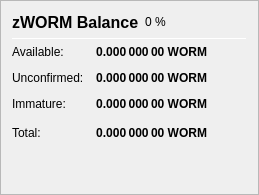
                   <widget class="QFrame" name="frame_ZerocoinBalances">
                    <property name="frameShape">
                     <enum>QFrame::StyledPanel</enum>
                    </property>
                    <property name="frameShadow">
                     <enum>QFrame::Raised</enum>
                    </property>
                    <layout class="QVBoxLayout" name="verticalLayout_7">
                     <item>
                      <layout class="QHBoxLayout" name="horizontalLayout_8" stretch="0,0,0">
                       <item>
                        <widget class="QLabel" name="label_5z_3">
                         <property name="minimumSize">
                          <size>
                           <width>0</width>
                           <height>20</height>
                          </size>
                         </property>
                         <property name="font">
                          <font>
                           <pointsize>12</pointsize>
                           <weight>75</weight>
                           <bold>true</bold>
                          </font>
                         </property>
                         <property name="text">
                          <string>zWORM Balance</string>
                         </property>
                        </widget>
                       </item>
                       <item>
                        <widget class="QLabel" name="labelzWORMPercent">
                         <property name="text">
                          <string notr="true">0 %</string>
                         </property>
                        </widget>
                       </item>
                       <item>
                        <spacer name="horizontalSpacer_11">
                         <property name="orientation">
                          <enum>Qt::Horizontal</enum>
                         </property>
                         <property name="sizeHint" stdset="0">
                          <size>
                           <width>40</width>
                           <height>20</height>
                          </size>
                         </property>
                        </spacer>
                       </item>
                      </layout>
                     </item>
                     <item>
                      <widget class="Line" name="line_ZerocoinBalance">
                       <property name="minimumSize">
                        <size>
                         <width>0</width>
                         <height>1</height>
                        </size>
                       </property>
                       <property name="maximumSize">
                        <size>
                         <width>16777215</width>
                         <height>1</height>
                        </size>
                       </property>
                       <property name="orientation">
                        <enum>Qt::Horizontal</enum>
                       </property>
                      </widget>
                     </item>
                     <item>
                      <layout class="QGridLayout" name="gridLayout_5">
                       <property name="spacing">
                        <number>12</number>
                       </property>
                       <item row="1" column="0">
                        <widget class="QLabel" name="labelzBalanceMatureText">
                         <property name="toolTip">
                          <string>Mature: more than 20 confirmation and more than 1 mint of the same denomination after it was minted.
These zWORM are spendable.</string>
                         </property>
                         <property name="text">
                          <string>Available:</string>
                         </property>
                        </widget>
                       </item>
                       <item row="1" column="1">
                        <widget class="QLabel" name="labelzBalanceMature">
                         <property name="font">
                          <font>
                           <weight>75</weight>
                           <bold>true</bold>
                          </font>
                         </property>
                         <property name="toolTip">
                          <string>Mature: more than 20 confirmation and more than 1 mint of the same denomination after it was minted.
These zWORM are spendable.</string>
                         </property>
                         <property name="text">
                          <string notr="true">0.000 000 00 WORM</string>
                         </property>
                         <property name="alignment">
                          <set>Qt::AlignRight|Qt::AlignTrailing|Qt::AlignVCenter</set>
                         </property>
                        </widget>
                       </item>
                       <item row="2" column="0">
                        <widget class="QLabel" name="labelzBalanceUnconfirmedText">
                         <property name="toolTip">
                          <string>Unconfirmed: less than 20 confirmations
Immature: confirmed, but less than 1 mint of the same denomination after it was minted</string>
                         </property>
                         <property name="text">
                          <string>Unconfirmed:</string>
                         </property>
                        </widget>
                       </item>
                       <item row="2" column="1">
                        <widget class="QLabel" name="labelzBalanceUnconfirmed">
                         <property name="font">
                          <font>
                           <weight>75</weight>
                           <bold>true</bold>
                          </font>
                         </property>
                         <property name="toolTip">
                          <string>Unconfirmed: less than 20 confirmations
Immature: confirmed, but less than 1 mint of the same denomination after it was minted</string>
                         </property>
                         <property name="text">
                          <string notr="true">0.000 000 00 WORM</string>
                         </property>
                         <property name="alignment">
                          <set>Qt::AlignRight|Qt::AlignTrailing|Qt::AlignVCenter</set>
                         </property>
                        </widget>
                       </item>
                       <item row="3" column="0">
                        <widget class="QLabel" name="labelzBalanceImmatureText">
                         <property name="toolTip">
                          <string>Unconfirmed: less than 20 confirmations
Immature: confirmed, but less than 1 mint of the same denomination after it was minted</string>
                         </property>
                         <property name="text">
                          <string>Immature:</string>
                         </property>
                        </widget>
                       </item>
                       <item row="3" column="1">
                        <widget class="QLabel" name="labelzBalanceImmature">
                         <property name="font">
                          <font>
                           <weight>75</weight>
                           <bold>true</bold>
                          </font>
                         </property>
                         <property name="toolTip">
                          <string>Unconfirmed: less than 20 confirmations
Immature: confirmed, but less than 1 mint of the same denomination after it was minted</string>
                         </property>
                         <property name="text">
                          <string notr="true">0.000 000 00 WORM</string>
                         </property>
                         <property name="alignment">
                          <set>Qt::AlignRight|Qt::AlignTrailing|Qt::AlignVCenter</set>
                         </property>
                        </widget>
                       </item>
                       <item row="4" column="0">
                        <widget class="QLabel" name="labelzBalanceText">
                         <property name="toolTip">
                          <string>Your current zWORM balance, unconfirmed and immature zWORM included.</string>
                         </property>
                         <property name="text">
                          <string>Total:</string>
                         </property>
                        </widget>
                       </item>
                       <item row="4" column="1">
                        <widget class="QLabel" name="labelzBalance">
                         <property name="font">
                          <font>
                           <weight>75</weight>
                           <bold>true</bold>
                          </font>
                         </property>
                         <property name="cursor">
                          <cursorShape>IBeamCursor</cursorShape>
                         </property>
                         <property name="toolTip">
                          <string>Your current zWORM balance, unconfirmed and immature zWORM included.</string>
                         </property>
                         <property name="text">
                          <string notr="true">0.000 000 00 WORM</string>
                         </property>
                         <property name="alignment">
                          <set>Qt::AlignRight|Qt::AlignTrailing|Qt::AlignVCenter</set>
                         </property>
                         <property name="textInteractionFlags">
                          <set>Qt::LinksAccessibleByMouse|Qt::TextSelectableByKeyboard|Qt::TextSelectableByMouse</set>
                         </property>
                        </widget>
                       </item>
                       <item row="4" column="2">
                        <spacer name="horizontalSpacer_4">
                         <property name="orientation">
                          <enum>Qt::Horizontal</enum>
                         </property>
                         <property name="sizeHint" stdset="0">
                          <size>
                           <width>40</width>
                           <height>20</height>
                          </size>
                         </property>
                        </spacer>
                       </item>
                      </layout>
                     </item>
                     <item>
                      <spacer name="verticalSpacer_4">
                       <property name="orientation">
                        <enum>Qt::Vertical</enum>
                       </property>
                       <property name="sizeHint" stdset="0">
                        <size>
                         <width>20</width>
                         <height>40</height>
                        </size>
                       </property>
                      </spacer>
                     </item>
                    </layout>
                   </widget>
